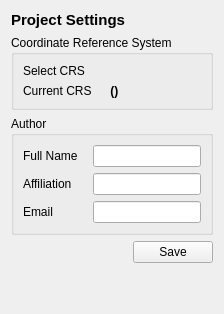
      <widget class="QWidget" name="tab_proj">
       <attribute name="icon">
        <iconset>
         <normaloff>gui/icons/project_settings.svg</normaloff>gui/icons/project_settings.svg</iconset>
       </attribute>
       <attribute name="title">
        <string/>
       </attribute>
       <attribute name="toolTip">
        <string>Project Settings</string>
       </attribute>
       <attribute name="whatsThis">
        <string>Project Settings</string>
       </attribute>
       <layout class="QGridLayout" name="gridLayout">
        <item row="1" column="1">
         <widget class="QGroupBox" name="gb_proj_crs">
          <property name="sizePolicy">
           <sizepolicy hsizetype="Preferred" vsizetype="Fixed">
            <horstretch>0</horstretch>
            <verstretch>0</verstretch>
           </sizepolicy>
          </property>
          <property name="title">
           <string>Coordinate Reference System</string>
          </property>
          <layout class="QFormLayout" name="formLayout">
           <property name="horizontalSpacing">
            <number>15</number>
           </property>
           <item row="1" column="0">
            <widget class="QLabel" name="label">
             <property name="text">
              <string>Select CRS</string>
             </property>
            </widget>
           </item>
           <item row="1" column="1">
            <widget class="QgsProjectionSelectionWidget" name="qpsw_proj_selected_crs"/>
           </item>
           <item row="2" column="0">
            <widget class="QLabel" name="label_21">
             <property name="text">
              <string>Current CRS</string>
             </property>
            </widget>
           </item>
           <item row="2" column="1">
            <widget class="QLabel" name="lbl_proj_current_crs">
             <property name="font">
              <font>
               <weight>75</weight>
               <bold>true</bold>
              </font>
             </property>
             <property name="text">
              <string>&lt;current project's CRS description&gt; (&lt;auth id&gt;)</string>
             </property>
            </widget>
           </item>
          </layout>
         </widget>
        </item>
        <item row="2" column="1" rowspan="2">
         <widget class="QGroupBox" name="groupBox_4">
          <property name="title">
           <string>Author</string>
          </property>
          <layout class="QFormLayout" name="formLayout_7">
           <property name="horizontalSpacing">
            <number>15</number>
           </property>
           <item row="0" column="0">
            <widget class="QLabel" name="label_12">
             <property name="text">
              <string>Full Name</string>
             </property>
            </widget>
           </item>
           <item row="0" column="1">
            <widget class="QLineEdit" name="le_proj_author_full_name"/>
           </item>
           <item row="1" column="0">
            <widget class="QLabel" name="label_14">
             <property name="text">
              <string>Affiliation</string>
             </property>
            </widget>
           </item>
           <item row="1" column="1">
            <widget class="QLineEdit" name="le_proj_author_affiliation"/>
           </item>
           <item row="2" column="0">
            <widget class="QLabel" name="label_16">
             <property name="text">
              <string>Email</string>
             </property>
            </widget>
           </item>
           <item row="2" column="1">
            <widget class="QLineEdit" name="le_proj_author_email"/>
           </item>
          </layout>
         </widget>
        </item>
        <item row="4" column="1" alignment="Qt::AlignRight">
         <widget class="QPushButton" name="pb_proj_save_settings">
          <property name="text">
           <string>Save</string>
          </property>
         </widget>
        </item>
        <item row="5" column="1">
         <spacer name="verticalSpacer">
          <property name="orientation">
           <enum>Qt::Vertical</enum>
          </property>
          <property name="sizeHint" stdset="0">
           <size>
            <width>20</width>
            <height>40</height>
           </size>
          </property>
         </spacer>
        </item>
        <item row="0" column="1">
         <widget class="QLabel" name="label_32">
          <property name="font">
           <font>
            <pointsize>11</pointsize>
            <weight>75</weight>
            <bold>true</bold>
           </font>
          </property>
          <property name="text">
           <string>Project Settings</string>
          </property>
          <property name="textFormat">
           <enum>Qt::PlainText</enum>
          </property>
          <property name="margin">
           <number>5</number>
          </property>
          <property name="indent">
           <number>-1</number>
          </property>
         </widget>
        </item>
       </layout>
      </widget>
